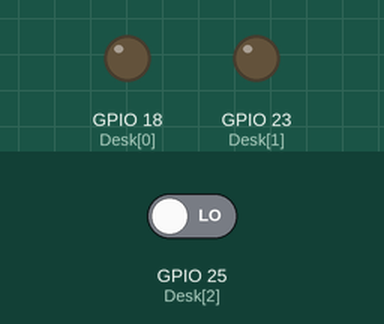
Simulated run of this program. Board: Raspberry Pi (BCM pin numbers). Parts: output pins drawn as LEDs (lit = HIGH). The test bench sets the inputs (shaded band); at power-on: GPIO 25 (Desk[2]) LOW. Random numbers come from a fixed seed; web requests get an empty 200 reply after 0.4 s; what the program prints to the terminal is not drawn.

Above: at 1.2 s.
1.3 s: GPIO 25 (Desk[2]) driven HIGH
At 2.7 s:
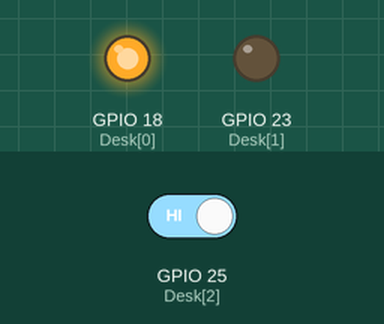
At 12.7 s:
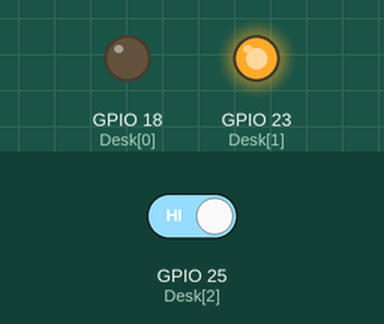
Timing chart, 0 to 25.2 s (numbered marks = the images above; inputs shaded):
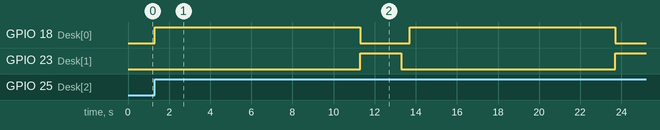

Measured:
- after the input at 1.3 s, GPIO 18 (Desk[0]): alternates HIGH for 10.0 s and LOW for 2.4 s, starting at once; GPIO 23 (Desk[1]): LOW → HIGH after 10.0 s, → LOW 2.0 s later, → HIGH 10.4 s later

The program:

packingdesk.py
```python
# -*-coding:utf-8-*-
import RPi.GPIO as GPIO
import time
import urllib2
import random

cloudUrl = "http://35.187.21.121:8080/api/v1/proxy/namespaces/default/services/demo/push/"

GPIO.setmode(GPIO.BCM)
rot = 0
gruen = 1
taster = 2
Desk = [18, 23, 25]
GPIO.setup(Desk[rot], GPIO.OUT, initial=False)
GPIO.setup(Desk[gruen], GPIO.OUT, initial=False)
GPIO.setup(Desk[taster], GPIO.IN)
print("startingdemo app ")

try:
    while True:
        if GPIO.input(Desk[taster]):
            GPIO.output(Desk[rot], True)
            time.sleep(10)
            GPIO.output(Desk[gruen], True)
            GPIO.output(Desk[rot], False)
            time.sleep(2)
            GPIO.output(Desk[gruen], False)
            orderId = random.randint(1000000, 9000000)
            message = "Order%20" + str(orderId) + "%20shipped"
            print("Sending msg: {}".format(cloudUrl + message))
            urllib2.urlopen(cloudUrl + message).read()
	else:
	    time.sleep(0.1)


except KeyboardInterrupt:
    GPIO.cleanup()
```
